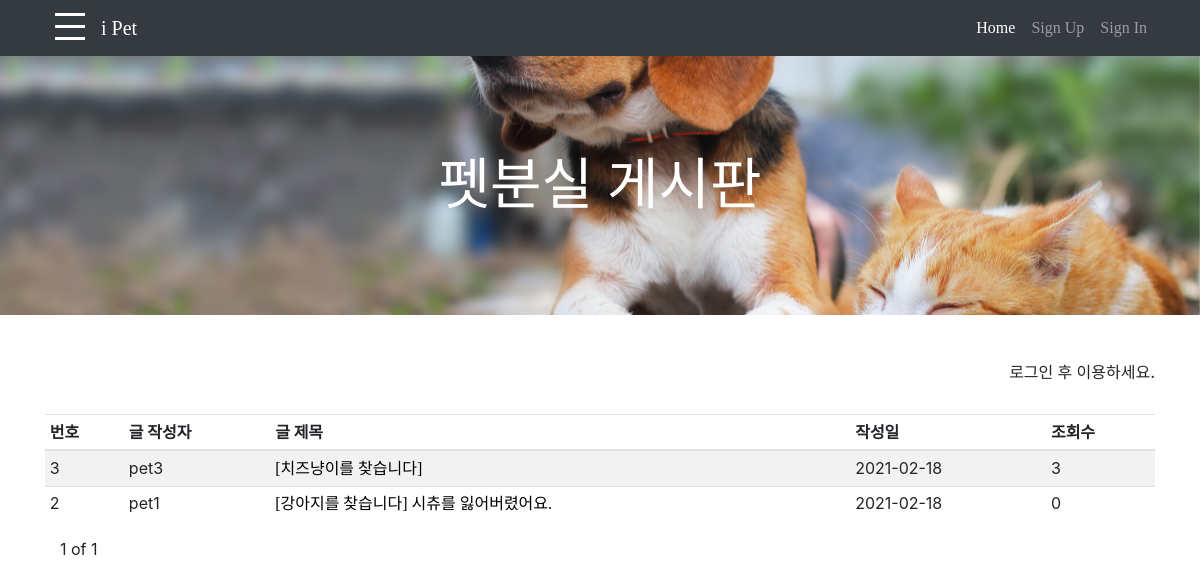
/board/list3/, run on the app's committed database.
### board/models.py (models this page shows, shortened)
class Postps(models.Model):
    author = models.ForeignKey(Member, on_delete=models.CASCADE)
    author_name = models.CharField('작성자', max_length=20)
    pps_title = models.CharField('글 제목', max_length=100)
    pps_contents = models.CharField('글 내용', max_length=300)
    pps_date = models.DateTimeField('글 작성일')
    pps_count = models.IntegerField(default=0)

### board/views.py (the view)
# urls.py: path('list3/', views.pps_list, name='pps_list'),
def pps_list(request):
    posts = Postps.objects.all().order_by('-id')
    paginator = Paginator(posts, 10)
    page = request.GET.get('page')
    board_page = paginator.get_page(page)
    return render(request, 'board/list3.html', {
        'post_list': posts,
        'board_page': board_page
    })

### board/templates/board/list3.html (shortened to what this page needs)
{% extends 'base.html' %}
{% block html_body %}
        <header id="my_banner" class="bg-primary py-5 mb-5" >
    <div class="container h-100">
      <div class="row h-100 align-items-center">
        <div class="col-lg-12">
          <h2 id="my_infra" class="display-4 text-white text-align-center mt-5 mb-2">펫분실 게시판</h2>
        </div>
      </div>
    </div>
    </header>
    <div class="container">
        {% if request.session.user %}
        <h6 style="text-align:right" font color="#191970">{{ request.session.user.u_name }}님 환영합니다.</h6>
        <br>
        <button type="button"
                class="btn btn-info"
                onclick="new_post2()">새글작성</button>
        <div class="m-1"></div>
        {% else %}
        <h6 style="text-align:right" font color="#191970">로그인 후 이용하세요.</h6>
        <br>
        {% endif %}
        <div class="table-responsive">
        <table class="table table-striped table-sm">
          <thead>
            <tr>
              <th>번호</th>
              <th>글 작성자</th>
              <th>글 제목</th>
              <th>작성일</th>
              <th>조회수</th>
            </tr>
          </thead>
          <tbody>
            {% for post in board_page %}
            <tr>
              <td>{{ post.id }}</td>
              <td>{{ post.author_name }}</td>
              <td><a href="{% url 'board:pps_detail' post.id %}">
                  {{ post.pps_title }}</a>
              </td>
              <td>{{ post.pps_date | date:"Y-m-d" }}</td>
              <td>{{ post.pps_count }}</td>
            </tr>
          {% endfor %}
          </tbody>
        </table>
        </div>
         <div class="col centered">
            <span>{{ board_page.number }}</span>
            <span>of</span>
            <span>{{ board_page.paginator.num_pages }}</span>
         </div>
    </div>
{%  endblock %}

### static/css/navbar.css (style rules this page uses)
html { font-family: "Roboto", "Noto Sans KR", sans-serif; }
body, ul, li, h1 { margin:0; padding:0; list-style:none; }
a { color:black; text-decoration:none; }
.row::after { content:""; display:block; clear:both; }
.text-align-center { text-align:center; }

### static/css/heroic-features.css (style rules this page uses)
body { padding-top: 56px; }

### templates/base.html (style rules this page uses)
html { position: relative; min-height: 150%; margin: 0; padding-bottom: 100px; background: white; }
body { min-height: 150%; }
#my_infra { font-family: AppleSDGothicNeoB; }
a { font-family: AppleSDGothicNeoM; }

### board/templates/board/list3.html (style rules this page uses)
#my_banner { background-image: url("/static/img/lostpet.png"); background-position: center; background-size: cover; opacity: 100%; }

### data on the page
Postps: id "3", author_name "pet3", pps_title "[치즈냥이를 찾습니다]", pps_date "2021-02-18", pps_count "3"
Postps: id "2", author_name "pet1", pps_title "[강아지를 찾습니다] 시츄를 잃어버렸어요.", pps_date "2021-02-18", pps_count "0"

### other printed values
{{ board_page.number }} "1"
{{ board_page.paginator.num_pages }} "1"
